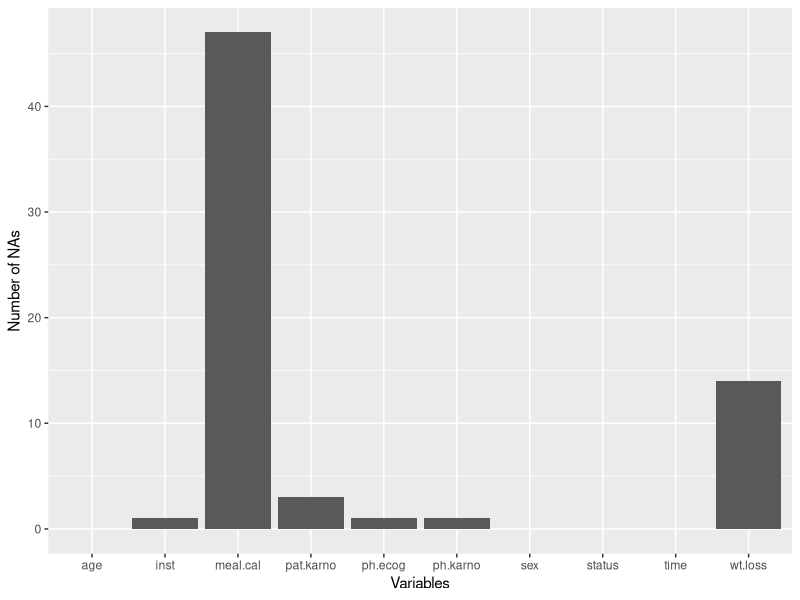
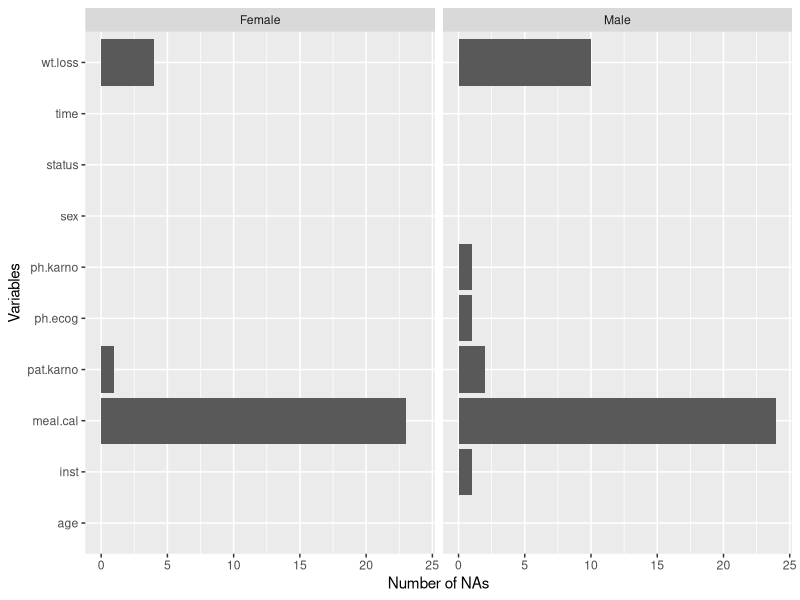
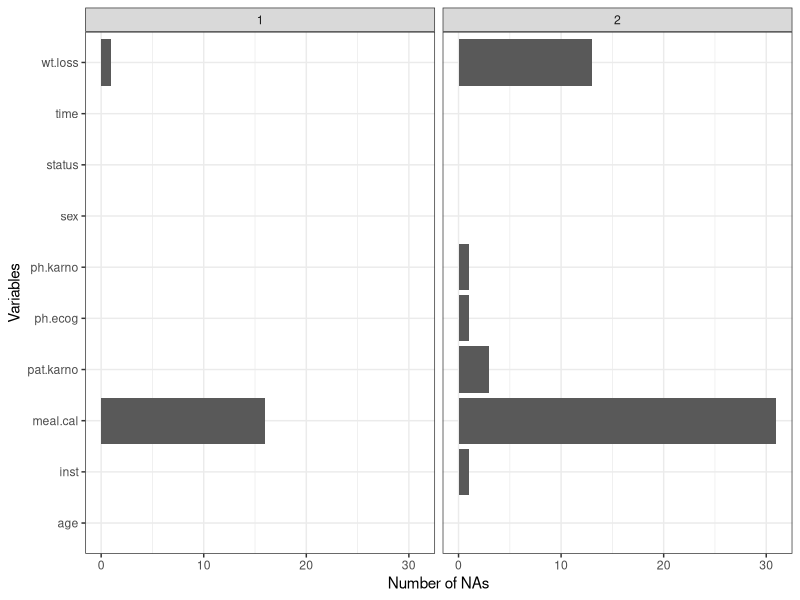

Reproduce these figures in R, in order.
## ---- chunk 1
knitr::opts_chunk$set(echo = TRUE)
library(survival)
library(survminer)
library(ggplot2)
library(corrplot)
library(dplyr)
library(tidyr)
## ---- chunk 2
data = survival::cancer
## ---- chunk 3
summary(data)
## ---- chunk 4
data$sex <- factor(data$sex)
data$status <- factor(data$status)
data$ph.ecog <- factor(data$ph.ecog)
data$ph.karno <- factor(data$ph.karno)
data$pat.karno <- factor(data$pat.karno)
## ---- chunk 5
colSums(is.na(data))
## ---- chunk 6
nas <- data.frame(var=colnames(data), na=colSums(is.na(data)))
ggplot(nas, aes(x=var, y=na))+ 
  geom_bar(stat="identity")+
  xlab("Variables") +
  ylab("Number of NAs") +
  theme_grey()

## ---- chunk 7

dataM <-data.frame(
  var=colnames(data[data$sex=="1",]), 
  sex="Male", 
  na=colSums(is.na(data[data$sex=="1",]))
)

dataF <- data.frame(
  var=colnames(data[data$sex=="2",]),
  sex="Female",
  na=colSums(is.na(data[data$sex=="2",]))
)

nas_conditioned <- rbind(dataM, dataF)
nas_conditioned_df <- data.frame(var=colnames(data), na=colSums(is.na(data)))

ggplot(nas_conditioned, aes(x=var, y=na))+ 
  xlab("Variables") +
  ylab("Number of NAs") +
  geom_bar(stat="identity")+
  facet_wrap(~sex) +
  coord_flip()
## ---- chunk 8
data1 <-data.frame(
  var=colnames(data[data$status=="1",]),
  status="1",
  na=colSums(is.na(data[data$status=="1",]))
)

data2 <- data.frame(
  var=colnames(data[data$status=="2",]),
  status="2",
  na=colSums(is.na(data[data$status=="2",]))
)


nass <- rbind(data1, data2)
nas <- data.frame(var=colnames(data), na=colSums(is.na(data)))

ggplot(nass, aes(x=var, y=na))+
  xlab("Variables") +
  ylab("Number of NAs") +
  geom_bar(stat="identity")+
  facet_wrap(~status) +
  coord_flip() +
  theme_bw()
## ---- chunk 9
hasna <- as.numeric(rowSums(is.na(data)) > 0)
na.corr.data <- cbind(data, hasna)
na.corr.data <- na.corr.data[-9]

m <- glm(
  hasna ~ inst + ph.ecog + ph.karno + pat.karno + sex + time,
  family = binomial(link="logit"),
  data=na.corr.data
)
